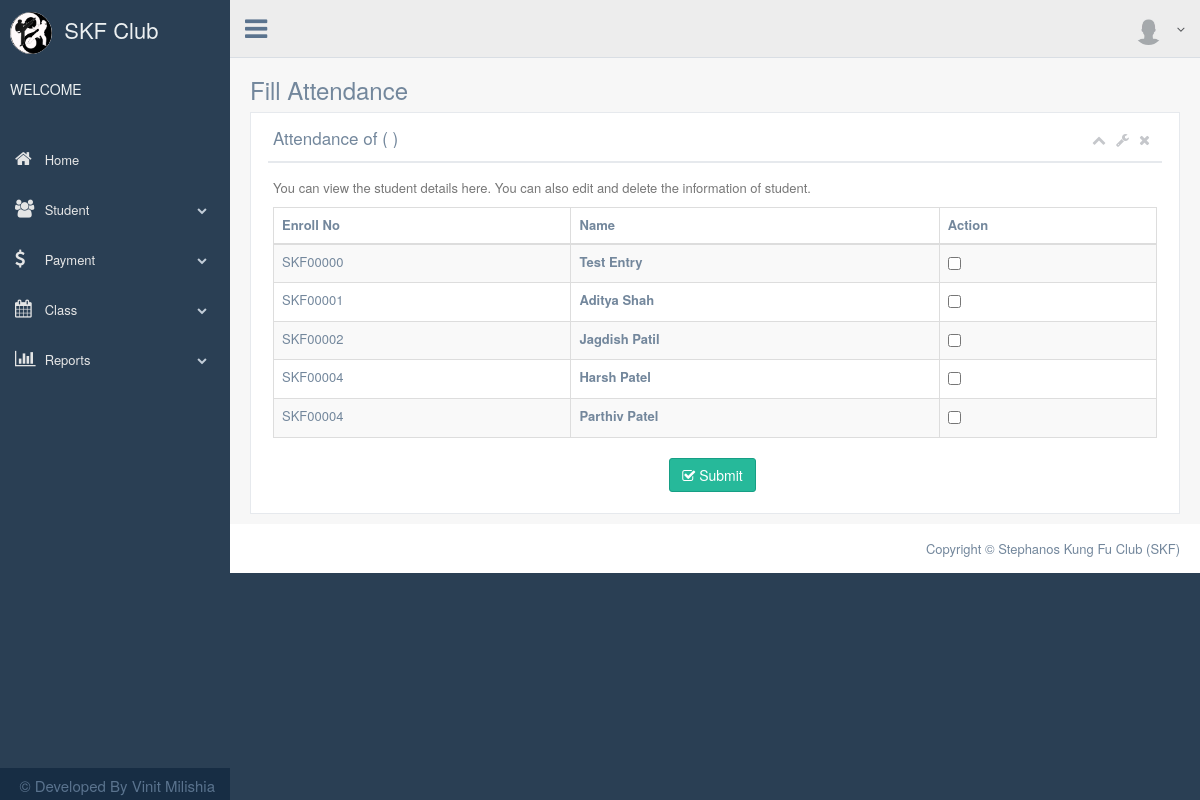
The page /fill_attendance.php on the database its author committed.
### tables this page shows
CREATE TABLE `student` (
  `stud_id` int(10) NOT NULL,
  `stud_enroll_num` varchar(255) NOT NULL,
  `stud_name` varchar(255) NOT NULL,
  `stud_address` longtext NOT NULL,
  `stud_email` varchar(255) NOT NULL,
  `stud_dob` date NOT NULL,
  `stud_mobile` varchar(255) NOT NULL,
  `stud_join_date` timestamp NOT NULL DEFAULT CURRENT_TIMESTAMP,
  `stud_status` varchar(255) NOT NULL DEFAULT 'active',
  `stud_parents_id` int(10) DEFAULT NULL,
  `stud_rank_id` int(10) NOT NULL,
  `stud_user_id` int(10) NOT NULL COMMENT 'student added by'
);

### connection.php (called while the page is built, shortened)
<?php
class connection1
{
	function getdata($query)
	{
		$this->sql = $query;
		$this->res = mysql_query($this->sql);
	}
}
?>

### fill_attendance.php (the view, shortened to what this page needs)
<?php
include './connection.php';
include './header.php';
include './sidemenu.php';
include './navbar_top.php';
?>
        <div class="right_col" role="main">
          <div class="">
            <div class="page-title">
              <div class="title_left">
                <h3>Fill Attendance</h3>
              </div>
            </div>
            <div class="clearfix"></div>
            <div class="row">
              <div class="col-md-12 col-sm-12 col-xs-12">
                <div class="x_panel">
                  <div class="x_title">
                    <h2>Attendance of <?php echo $_GET['class_day']; ?>  ( <?php echo $_GET['class_time']; ?> )</h2>
                    <ul class="nav navbar-right panel_toolbox">
                      <li><a class="collapse-link"><i class="fa fa-chevron-up"></i></a>
                      </li>
                      <li class="dropdown">
                        <a href="#" class="dropdown-toggle" data-toggle="dropdown" role="button" aria-expanded="false"><i class="fa fa-wrench"></i></a>
                      </li>
                      <li><a class="close-link"><i class="fa fa-close"></i></a>
                      </li>
                    </ul>
                    <div class="clearfix"></div>
                  </div>
                  <div class="x_content">
                    <p class="text-muted font-13 m-b-30">
                      You can view the student details here. You can also edit and delete the information of student.
                    </p>
                    <form method="POST" action="conn_fill_attendance.php">
                    <table id="datatable-responsive" class="table table-striped table-bordered dt-responsive nowrap" cellspacing="0" width="100%">
                      <thead>
                        <tr>
                          <th>Enroll No</th>
                          <th>Name</th>
                          <th>Action</th>
                        </tr>
                      </thead>
                        <?php
                            $c=new connection1();
                            $c->connect();
                            $c->sql="select student.* from student order by stud_enroll_num";
                            $c->getdata($c->sql);
                             echo  "<tbody>";
                             while($row = mysql_fetch_array($c->res))
                             {
                             echo "<tr>";
                             echo "<td>". $row['stud_enroll_num'] ."</td>";
                             echo "<td><b>" .$row['stud_name'] . "</b></td>";
                             echo "<td>"."<input type=\"checkbox\" name=\"stud_id[]\" value=\"".$row[0]."\" />"."</td>";
                             echo "</tr>";
                            }
                            echo "</tbody>";
                        ?>
                    </table>
                        <center><button class="btn btn-success"><i class="fa fa-check-square-o"></i> Submit</button></center>
                    </form>
                  </div>
                </div>
              </div>
            </div>
          </div>
        </div>
<?php
include './footer.php';
include './jscript.php';
?>

### rows shown on the page
student: stud_enroll_num "SKF00000", stud_name "Test Entry"
student: stud_enroll_num "SKF00001", stud_name "Aditya Shah"
student: stud_enroll_num "SKF00002", stud_name "Jagdish Patil"
student: stud_enroll_num "SKF00004", stud_name "Harsh Patel"
student: stud_enroll_num "SKF00004", stud_name "Parthiv Patel"
